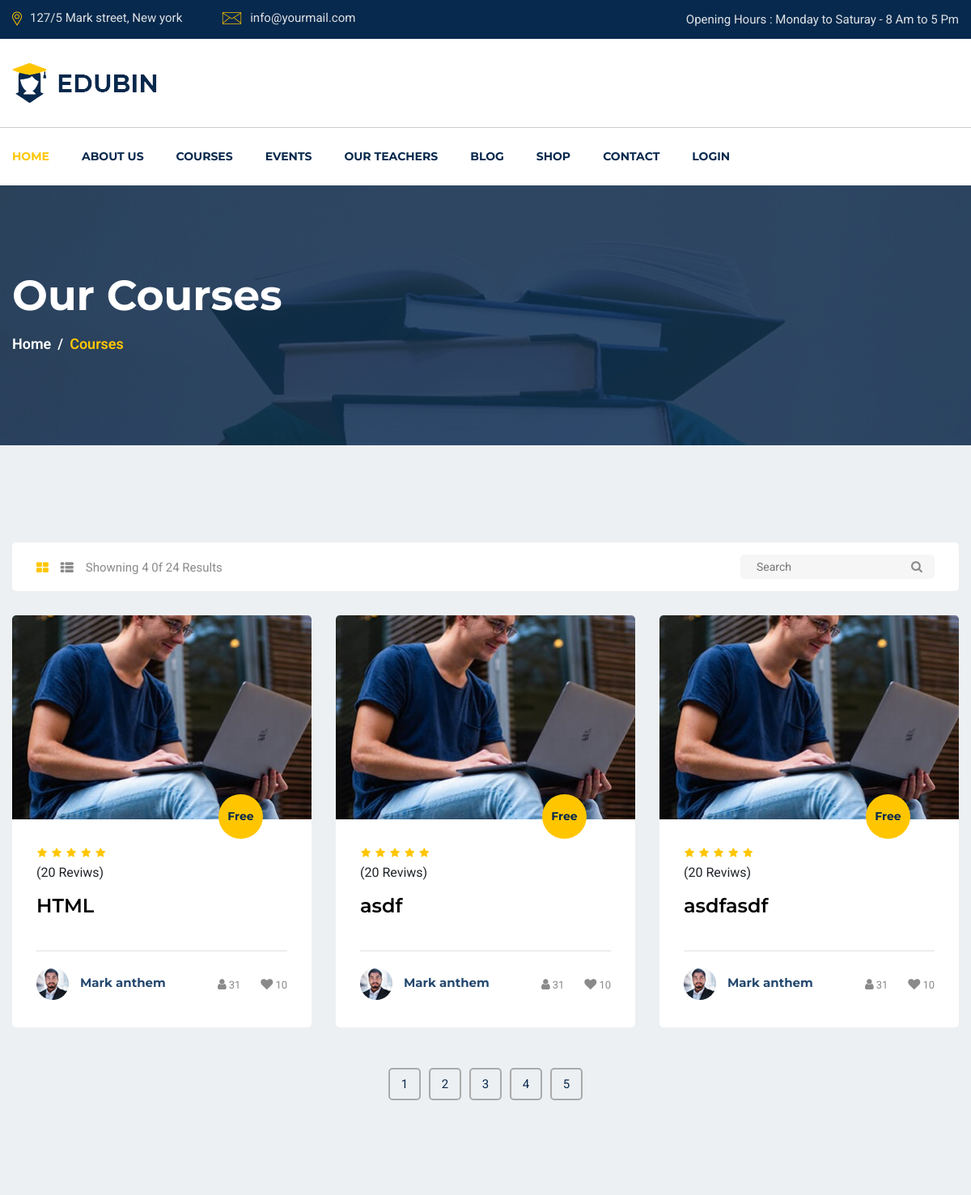
/pagination.php (upper part), run on an earlier commit of the app's database.
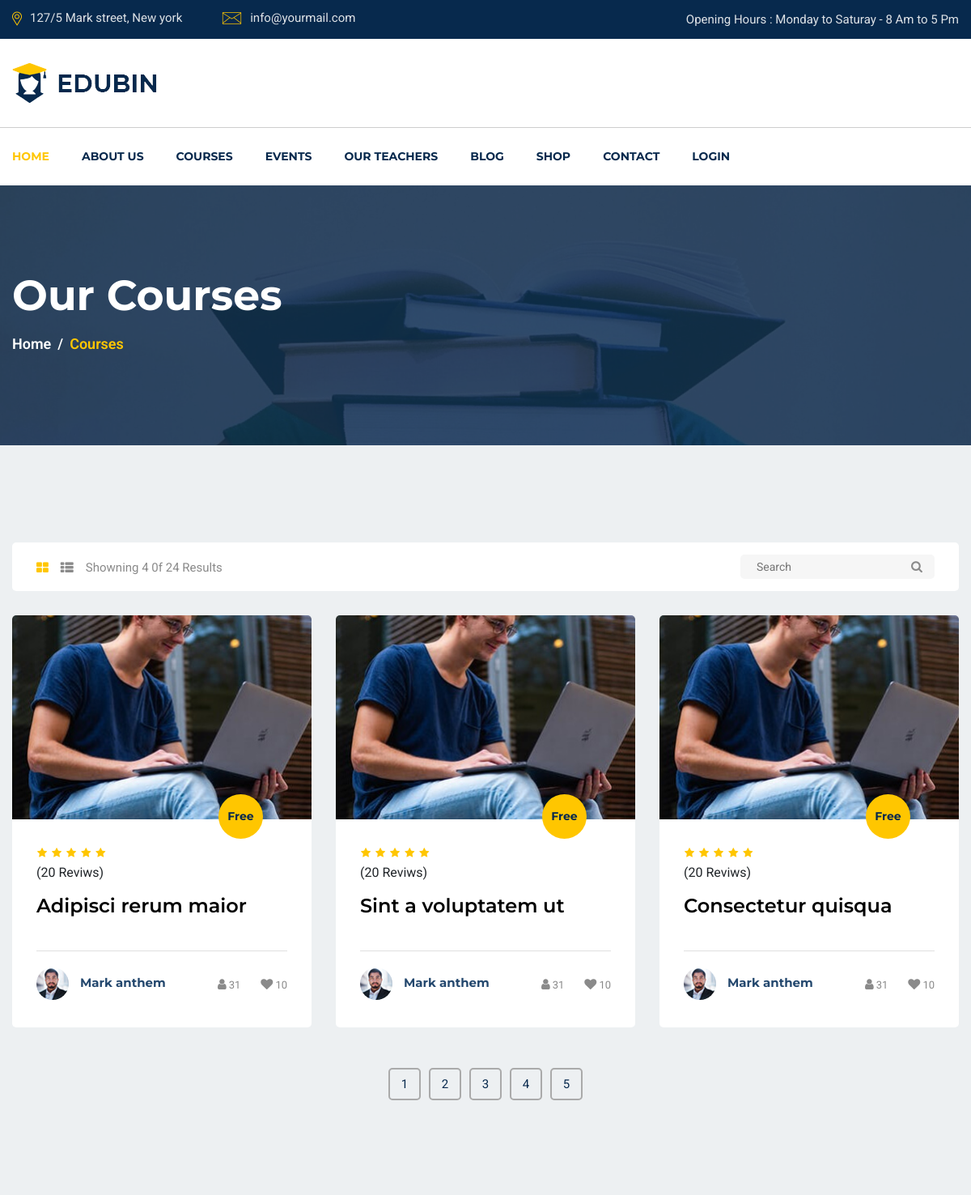
And on a later commit of the database.
### tables this page shows
CREATE TABLE `courses` (
  `id` int(10) unsigned NOT NULL AUTO_INCREMENT,
  `user_id` bigint(20) NOT NULL,
  `title` varchar(50) NOT NULL,
  `price` float NOT NULL,
  `description` text DEFAULT NULL,
  `created_at` timestamp NOT NULL DEFAULT current_timestamp(),
  `thubnial` blob DEFAULT NULL,
  PRIMARY KEY (`id`),
  KEY `user_id` (`user_id`),
  CONSTRAINT `courses_ibfk_1` FOREIGN KEY (`user_id`) REFERENCES `login` (`admin_nim`) ON DELETE CASCADE
);

### app/database/database.php (called while the page is built, shortened)
<?php
class Database
{
    public $conn;
    private static $instance = null;
    public function __construct(
        $dbhost = 'localhost',
        $dbuser = 'admin',
        $dbpass = 'saboor123',
        $dbname = 'thesis',
        $charset = 'utf8'
    ) {
        try {
            $this->conn =  new \MySQLi($dbhost, $dbuser, $dbpass, $dbname, '3306');
        } catch (\mysqli_sql_exception $th) {
            die("Unfortunately, the details you entered for conn are incorrect!" . $th->getMessage());
        }
        $this->conn->set_charset($charset);
    }
    public static function getInstance()
    {
        if (!self::$instance instanceof self) {
            self::$instance = new Database;
        }
        return self::$instance;
    }
    public function query($query)
    {
        $result = $this->conn->query($query) or die($this->conn->error . __LINE__);
        if ($result->num_rows > 0) {
            return $result;
        } else {
            return false;
        }
        return $result;
    }
}

### pagination.php (the view, shortened to what this page needs)
<?php require_once __DIR__ . '../public/ini/header.php'; ?>
<?php require_once __DIR__ . '../public/navbar/navbar.php'; ?>
<section id="page-banner" class="pt-105 pb-110 bg_cover" data-overlay="8" style="background-image: url(../public/images/page-banner-2.jpg)">
    <div class="container">
        <div class="row">
            <div class="col-lg-12">
                <div class="page-banner-cont">
                    <h2>Our Courses</h2>
                    <nav aria-label="breadcrumb">
                        <ol class="breadcrumb">
                            <li class="breadcrumb-item"><a href="#">Home</a></li>
                            <li class="breadcrumb-item active" aria-current="page">Courses</li>
                        </ol>
                    </nav>
                </div>
            </div>
        </div>
    </div>
</section>
<section id="courses-part" class="pt-120 pb-120 gray-bg">
    <div class="container">
        <div class="row">
            <div class="col-lg-12">
                <div class="courses-top-search">
                    <ul class="nav float-left" id="myTab" role="tablist">
                        <li class="nav-item">
                            <a class="active" id="courses-grid-tab" data-toggle="tab" href="#courses-grid" role="tab" aria-controls="courses-grid" aria-selected="true"><i class="fa fa-th-large"></i></a>
                        </li>
                        <li class="nav-item">
                            <a id="courses-list-tab" data-toggle="tab" href="#courses-list" role="tab" aria-controls="courses-list" aria-selected="false"><i class="fa fa-th-list"></i></a>
                        </li>
                        <li class="nav-item">Showning 4 0f 24 Results</li>
                    </ul>
                    <div class="courses-search float-right">
                        <form action="#">
                            <input type="text" placeholder="Search">
                            <button type="button"><i class="fa fa-search"></i></button>
                        </form>
                    </div>
                </div>
            </div>
        </div>
        <div class="tab-content" id="myTabContent">
            <div class="tab-pane fade show active" id="courses-grid" role="tabpanel" aria-labelledby="courses-grid-tab">
                <div class="row">
                    <?php $posts = $db->query("SELECT title, price, description, created_at FROM courses LIMIT 0,3"); ?>
                    <?php foreach ($posts as $item) : ?>
                        <div class="col-lg-4 col-md-6">
                            <div class="singel-course mt-30">
                                <div class="thum">
                                    <div class="image">
                                        <img src="../public/images/course/cu-1.jpg" alt="Course">
                                    </div>
                                    <div class="price">
                                        <span>Free</span>
                                    </div>
                                </div>
                                <div class="cont">
                                    <ul>
                                        <li><i class="fa fa-star"></i></li>
                                        <li><i class="fa fa-star"></i></li>
                                        <li><i class="fa fa-star"></i></li>
                                        <li><i class="fa fa-star"></i></li>
                                        <li><i class="fa fa-star"></i></li>
                                    </ul>
                                    <div>(20 Reviws)</div>
                                    <div>
                                        <a href="check_event.php">
                                            <h4><?php echo $item['title']; ?></h4>
                                        </a>
                                    </div>
                                    <div class="course-teacher">
                                        <div class="thum">
                                            <a href="#"><img src="../public/images/course/teacher/t-1.jpg" alt="teacher"></a>
                                        </div>
                                        <div class="name">
                                            <a href="#">
                                                <h6>Mark anthem</h6>
                                            </a>
                                        </div>
                                        <div class="admin">
                                            <ul>
                                                <li><a href="#"><i class="fa fa-user"></i><span>31</span></a></li>
                                                <li><a href="#"><i class="fa fa-heart"></i><span>10</span></a></li>
                                            </ul>
                                        </div>
                                    </div>
                                </div>
                            </div>
                        </div>
                    <?php endforeach; ?>
                </div>
            </div>
        </div>
        <div class="row">
            <div class="col-lg-12">
                <nav class="courses-pagination mt-50">
                    <ul class="pagination justify-content-center">
                        <?php
                        $result_per_page = 5;
                        $posts = $db->query("SELECT * FROM courses");
                        $number_of_result = mysqli_num_rows($posts);
                        if($number_of_result){
                            for ($page = 1; $page <= $result_per_page; $page++) {
                                echo ' <li class="page-item"><a href="pagination.php?page='.$page.'">'.$page.'</a></li>';
                            }
                        }else{
                            echo 'No Post Available';
                        }
                        ?>
                    </ul>
                </nav>
            </div>
        </div>
    </div>
</section>
<?php require_once __DIR__ . '../public/ini/footer.php'; ?>

### public/ini/header.php (shortened to what this page needs)
<?php
    $db = Database::getInstance();
?>
<!doctype html>
<html lang="en">
<head>
    <link rel="stylesheet" href="">
    <link rel="stylesheet" href="../public/resources/css/slick.css">
    <link rel="stylesheet" href="../public/resources/css/animate.css">
    <link rel="stylesheet" href="../public/resources/css/nice-select.css">
    <link rel="stylesheet" href="../public/resources/css/jquery.nice-number.min.css">
    <link rel="stylesheet" href="../public/resources/css/magnific-popup.css">
    <link rel="stylesheet" href="../public/resources/css/bootstrap.min.css">
    <link rel="stylesheet" href="../public/resources/css/font-awesome.min.css">
    <link rel="stylesheet" href="../public/resources/css/default.css">
    <link rel="stylesheet" href="../public/resources/css/style.css">
    <link rel="stylesheet" href="../public/resources/css/responsive.css">
</head>
<body>

### public/navbar/navbar.php (shortened to what this page needs)
<header id="header-part">
        <div class="header-top d-none d-lg-block">
            <div class="container">
                <div class="row">
                    <div class="col-lg-6">
                        <div class="header-contact text-lg-left text-center">
                            <ul>
                                <li><img src="../public/images/all-icon/map.png" alt="icon"><span>127/5 Mark street, New york</span></li>
                                <li><img src="../public/images/all-icon/email.png" alt="icon"><span>info@yourmail.com</span></li>
                            </ul>
                        </div>
                    </div>
                    <div class="col-lg-6">
                        <div class="header-opening-time text-lg-right text-center">
                            <p>Opening Hours : Monday to Saturay - 8 Am to 5 Pm</p>
                        </div>
                    </div>
                </div>
            </div>
        </div>
        <div class="header-logo-support pt-30 pb-30">
            <div class="container">
                <div class="row">
                    <div class="col-lg-4 col-md-4">
                        <div class="logo">
                            <a href="/">
                                <img src="../public/images/logo.png" alt="Logo">
                            </a>
                        </div>
                    </div>
                </div>
            </div>
        </div>
        <div class="navigation">
            <div class="container">
                <div class="row ">
                    <div class="col-lg-12 col-md-10 col-sm-9 col-8">
                        <nav class="navbar navbar-expand-lg ">
                            <div class="collapse navbar-collapse sub-menu-bar " id="navbarSupportedContent">
                                <ul class="navbar-nav mr-auto ">
                                    <li class="nav-item ">
                                        <a class="active" href="/">Home</a>
                                    </li>
                                    <li class="nav-item">
                                        <a href="about.php">About us</a>
                                    </li>
                                    <li class="nav-item">
                                        <a href="courses.php">Courses</a>
                                    </li>
                                    <li class="nav-item">
                                        <a href="events.php">Events</a>
                                    </li>
                                    <li class="nav-item">
                                        <a href="teachers.php">Our teachers</a>
                                    </li>
                                    <li class="nav-item">
                                        <a href="blog.php">Blog</a>
                                    </li>
                                    <li class="nav-item">
                                        <a href="shop.php">Shop</a>
                                    </li>
                                    <li class="nav-item">
                                        <a href="contact.php">Contact</a>
                                    </li>
                                    <li class="nav-item">
                                     <a href="../public/admin/login.php">Login</a>
                                    </li>
                                </ul>
                            </div>
                        </nav>
                    </div>
                </div>
            </div>
        </div>
    </header>

### public/ini/footer.php (shortened to what this page needs)
</body>
</html>

### public/resources/css/default.css (style rules this page uses)
.mt-30 { margin-top: 30px; }
.mt-50 { margin-top: 50px; }
.pt-30 { padding-top: 30px; }
.pt-105 { padding-top: 105px; }
.pt-120 { padding-top: 120px; }
.pb-30 { padding-bottom: 30px; }
.pb-110 { padding-bottom: 110px; }
.pb-120 { padding-bottom: 120px; }
.gray-bg { background: #edf0f2; }
[data-overlay] { position: relative; }
[data-overlay]::before { background: #07294d none repeat scroll 0 0; content: ""; height: 100%; left: 0; position: absolute; top: 0; width: 100%; z-index: 1; }
[data-overlay="8"]::before { opacity: 0.8; }

What changed in the data, as far as the page shows it:
removed courses: title "HTML"
removed courses: title "asdf"
removed courses: title "asdfasdf"
added courses: title "Adipisci rerum maior"
added courses: title "Sint a voluptatem ut"
added courses: title "Consectetur quisqua"
